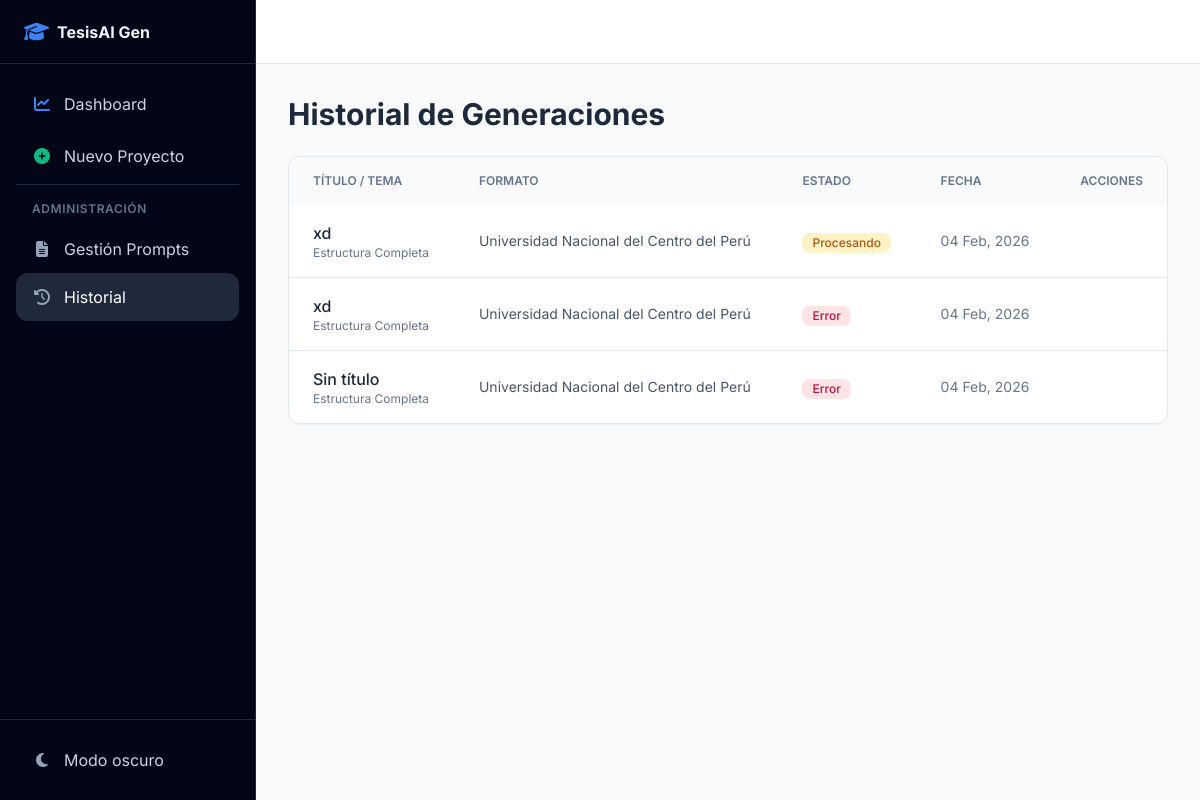
The page /historial/ on the database its author committed.
### infrastructure/django_app/models.py (models this page shows)
class ProyectoModel(models.Model):
    ESTADOS = [
        ("pendiente", "Pendiente"),
        ("enviado", "Enviado"),
        ("procesando", "Procesando"),
        ("completado", "Completado"),
        ("error", "Error"),
    ]
    titulo = models.CharField(max_length=500, blank=True)
    usuario = models.CharField(max_length=255, default="anon")
    formato = models.CharField(max_length=100)  # id_externo del FormatoTesis
    formato_label = models.CharField(max_length=255, blank=True)
    prompt_usado = models.CharField(max_length=255)
    prompt_titulo = models.CharField(max_length=255, blank=True)
    estado = models.CharField(max_length=50, choices=ESTADOS, default="procesando")
    variables = models.JSONField(default=dict, null=True, blank=True)
    tokens_usados = models.PositiveIntegerField(default=0)
    horas_estimadas = models.FloatField(default=0)  # Ahorro de tiempo aproximado
    creado_en = models.DateTimeField(auto_now_add=True)
    actualizado_en = models.DateTimeField(auto_now=True)
    class Meta:
        db_table = "gica_proyectos"
        verbose_name = "Proyecto"
        verbose_name_plural = "Proyectos"

### infrastructure/django_app/views.py (the view)
# urls.py: path("historial/", views.HistorialView.as_view(), name="historial"),
class HistorialView(ListView):
    model = ProyectoModel
    template_name = "dashboard/historial.html"
    context_object_name = "proyectos"
    paginate_by = 20
    ordering = ["-creado_en"]

### templates/dashboard/historial.html (shortened to what this page needs)
{% extends "base.html" %}
{% block content %}
<div class="space-y-6">
    <h1 class="text-2xl lg:text-3xl font-bold text-slate-800 dark:text-slate-100">Historial de Generaciones</h1>
    <div class="bg-white dark:bg-slate-800 rounded-xl shadow-sm border border-slate-200 dark:border-slate-700 overflow-hidden">
        <div class="overflow-x-auto">
            <table class="w-full">
                <thead class="bg-slate-50 dark:bg-slate-700/50">
                    <tr>
                        <th class="px-6 py-4 text-left text-xs font-semibold text-slate-500 dark:text-slate-400 uppercase">Título / Tema</th>
                        <th class="px-6 py-4 text-left text-xs font-semibold text-slate-500 dark:text-slate-400 uppercase">Formato</th>
                        <th class="px-6 py-4 text-left text-xs font-semibold text-slate-500 dark:text-slate-400 uppercase">Estado</th>
                        <th class="px-6 py-4 text-left text-xs font-semibold text-slate-500 dark:text-slate-400 uppercase">Fecha</th>
                        <th class="px-6 py-4 text-right text-xs font-semibold text-slate-500 dark:text-slate-400 uppercase">Acciones</th>
                    </tr>
                </thead>
                <tbody class="divide-y divide-slate-200 dark:divide-slate-700">
                    {% for p in proyectos %}
                    <tr class="hover:bg-slate-50 dark:hover:bg-slate-700/30 transition-colors">
                        <td class="px-6 py-4">
                            <div>
                                <p class="font-medium text-slate-800 dark:text-slate-100">{{ p.titulo|default:"Sin título" }}</p>
                                <p class="text-xs text-slate-500 dark:text-slate-400">{{ p.prompt_titulo }}</p>
                            </div>
                        </td>
                        <td class="px-6 py-4 text-sm text-slate-600 dark:text-slate-300">{{ p.formato_label|default:p.formato }}</td>
                        <td class="px-6 py-4">
                            <span class="inline-flex items-center px-2.5 py-0.5 rounded-lg text-xs font-medium
                                {% if p.estado == 'completado' %}bg-emerald-100 dark:bg-emerald-900/40 text-emerald-700 dark:text-emerald-300
                                {% elif p.estado == 'procesando' %}bg-amber-100 dark:bg-amber-900/40 text-amber-700 dark:text-amber-300
                                {% elif p.estado == 'error' %}bg-rose-100 dark:bg-rose-900/40 text-rose-700 dark:text-rose-300
                                {% else %}bg-slate-100 dark:bg-slate-700 text-slate-600 dark:text-slate-400{% endif %}">
                                {{ p.get_estado_display }}
                            </span>
                        </td>
                        <td class="px-6 py-4 text-sm text-slate-500 dark:text-slate-400">{{ p.creado_en|date:"d M, Y" }}</td>
                        <td class="px-6 py-4 text-right">
                        </td>
                    </tr>
                    {% empty %}
                    <tr>
                        <td colspan="5" class="px-6 py-12 text-center text-slate-500 dark:text-slate-400">
                            No hay registros. <a href="{% url 'wizard_generacion' %}" class="text-blue-600 dark:text-blue-400 font-medium">Crear proyecto</a>.
                        </td>
                    </tr>
                    {% endfor %}
                </tbody>
            </table>
        </div>
    </div>
</div>
{% endblock %}

### rows shown on the page
ProyectoModel: titulo "xd", prompt_titulo "Estructura Completa", formato_label "Universidad Nacional del Centro del Perú", estado "Procesando", creado_en "04 Feb, 2026"
ProyectoModel: titulo "xd", prompt_titulo "Estructura Completa", formato_label "Universidad Nacional del Centro del Perú", estado "Error", creado_en "04 Feb, 2026"
ProyectoModel: titulo "Sin título", prompt_titulo "Estructura Completa", formato_label "Universidad Nacional del Centro del Perú", estado "Error", creado_en "04 Feb, 2026"
